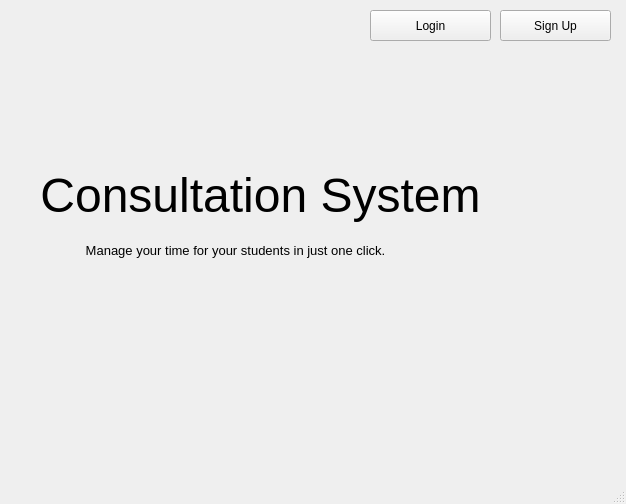
<?xml version="1.0" encoding="UTF-8"?>
<ui version="4.0">
 <class>initialWindow</class>
 <widget class="QMainWindow" name="initialWindow">
  <property name="geometry">
   <rect>
    <x>0</x>
    <y>0</y>
    <width>626</width>
    <height>504</height>
   </rect>
  </property>
  <property name="maximumSize">
   <size>
    <width>626</width>
    <height>504</height>
   </size>
  </property>
  <property name="windowTitle">
   <string>Consultation System</string>
  </property>
  <property name="documentMode">
   <bool>false</bool>
  </property>
  <widget class="QWidget" name="centralwidget">
   <widget class="QLabel" name="Title">
    <property name="geometry">
     <rect>
      <x>30</x>
      <y>160</y>
      <width>461</width>
      <height>71</height>
     </rect>
    </property>
    <property name="font">
     <font>
      <pointsize>36</pointsize>
     </font>
    </property>
    <property name="text">
     <string>Consultation System</string>
    </property>
    <property name="textFormat">
     <enum>Qt::RichText</enum>
    </property>
    <property name="scaledContents">
     <bool>false</bool>
    </property>
    <property name="alignment">
     <set>Qt::AlignCenter</set>
    </property>
   </widget>
   <widget class="QLabel" name="Title_2">
    <property name="geometry">
     <rect>
      <x>80</x>
      <y>240</y>
      <width>311</width>
      <height>21</height>
     </rect>
    </property>
    <property name="font">
     <font>
      <pointsize>10</pointsize>
     </font>
    </property>
    <property name="text">
     <string>Manage your time for your students in just one click.</string>
    </property>
    <property name="textFormat">
     <enum>Qt::RichText</enum>
    </property>
    <property name="scaledContents">
     <bool>false</bool>
    </property>
    <property name="alignment">
     <set>Qt::AlignCenter</set>
    </property>
   </widget>
   <widget class="QPushButton" name="loginButton">
    <property name="geometry">
     <rect>
      <x>370</x>
      <y>10</y>
      <width>121</width>
      <height>31</height>
     </rect>
    </property>
    <property name="text">
     <string>Login</string>
    </property>
    <property name="icon">
     <iconset resource="../resources/resources.qrc">
      <normaloff>:/icons/icons/svgs/solid/right-from-bracket.svg</normaloff>:/icons/icons/svgs/solid/right-from-bracket.svg</iconset>
    </property>
   </widget>
   <widget class="QPushButton" name="pushButton_2">
    <property name="geometry">
     <rect>
      <x>500</x>
      <y>10</y>
      <width>111</width>
      <height>31</height>
     </rect>
    </property>
    <property name="sizeIncrement">
     <size>
      <width>0</width>
      <height>0</height>
     </size>
    </property>
    <property name="text">
     <string>Sign Up</string>
    </property>
    <property name="icon">
     <iconset resource="../resources/resources.qrc">
      <normaloff>:/icons/icons/svgs/solid/right-from-bracket.svg</normaloff>:/icons/icons/svgs/solid/right-from-bracket.svg</iconset>
    </property>
   </widget>
  </widget>
  <widget class="QStatusBar" name="statusbar"/>
 </widget>
 <resources>
  <include location="../resources/resources.qrc"/>
 </resources>
 <connections/>
</ui>
